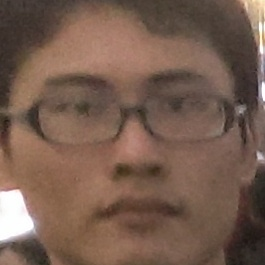
#> input picture mh_yes/0.jpg, 265 x 265 px, given as the content of the folder /home/stream/whimh2/unclass, which was not available
$ python face_detect.py   (Python 2 division)   (older library calls are emulated)
#> lines starting #> are read from the running program, lines starting #| are printed output that depends on the picture; after the words box and inside, x2 and y2 are one past the last pixel; in counts of white or black regions, pixels touching at a corner belong together; pictures that were not available may be replaced by others from this repository, and a replacement may not be noted
import cv2
import sys
import glob
import os

#dir_path
dirPath = "/home/stream/whimh2/"
# Get user supplied values
cascPath = dirPath+"haarcascade_frontalface_default.xml"

# Create the haar cascade
faceCascade = cv2.CascadeClassifier(cascPath)

def gogo(imagePath):
    # Read the image
#> called with imagePath = '_only/0.jpg'
    image = cv2.imread(imagePath)
#> image is the input picture: shape (265, 265, 3); mean B, G, R 79.4, 93.4, 119.4
    image2 = cv2.imread(imagePath)
    gray = cv2.cvtColor(image, cv2.COLOR_BGR2GRAY)
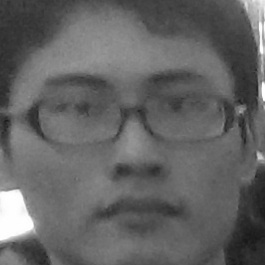
#> gray: shape (265, 265); min 24, max 255, mean 99.6

    # Detect faces in the image
    faces = faceCascade.detectMultiScale(
        gray,
        scaleFactor=1.1,
        minNeighbors=5,
        minSize=(30, 30),
        flags = cv2.cv.CV_HAAR_SCALE_IMAGE
    )
#> faces = [[18, 15, 236, 236]]

    print "Found {0} faces!".format(len(faces))
#| Found 1 faces!

    count=0
    font = cv2.FONT_HERSHEY_SIMPLEX
    for (x, y, w, h) in faces:
        cv2.rectangle(image, (x, y), (x+w, y+h), (0, 255, 0),3)
        cv2.putText(image,str(count),(x+w/2,y-5), font, 5,(200,75,70),5)
        #cv2.imshow("qq",image[y:y+h,x:x+w])
        count=count+1
#> this loop made 1 pass
#> (x, y, w, h, count) on pass 1: (18, 15, 236, 236, 1)
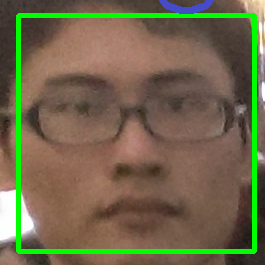
#> image: shape (265, 265, 3); 7.24% of pixels changed, all inside (x1, y1, x2, y2) = (16, 0, 257, 254)
#> after the loop, count = 1

    cv2.imshow("Faces found", cv2.resize(image,(500,500)))
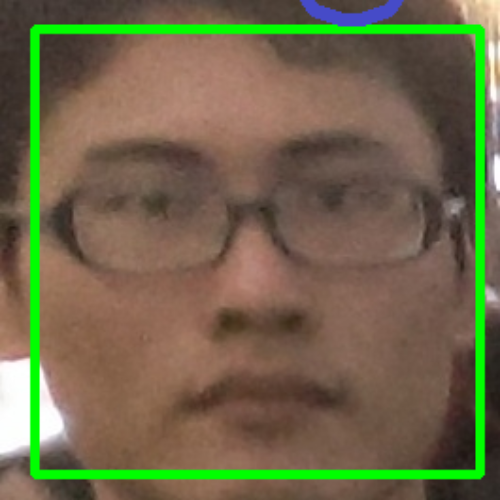
#> window 'Faces found': shape (500, 500, 3); mean B, G, R 74.9, 104.3, 111.8
    cv2.waitKey(0)

    print "which is minhan?"
    min_han=raw_input()
    print "which are not human?"
    not_human=raw_input()

    min_han=map(lambda x : int(x),filter(lambda y: y!='',min_han.split(' ')))
#> min_han = []
    not_human=map(lambda x : int(x),filter(lambda y: y!='',not_human.split(' ')))
#> not_human = []
    mh_not=filter(lambda x: (x not in min_han)and(x not in not_human),range(len(faces)))
#> mh_not = [0]
    count=len(glob.glob(dirPath+"mh_yes/*.jpg"))+1
    if (len(faces)!=0):
        for (x,y,w,h) in faces[min_han]:
           cv2.imwrite(dirPath+"mh_yes/"+str(count) + ".jpg", image2[y:y+h,x:x+w])
           count=count+1
#> this loop made 0 passes
#> after the loop, count = 5

        count=len(glob.glob(dirPath+"human_not/*.jpg"))+1
        for (x,y,w,h) in faces[not_human]:
           cv2.imwrite(dirPath+"human_not/"+str(count) + ".jpg", image2[y:y+h,x:x+w])
           count=count+1
#> after the loop, count = 2

        count=len(glob.glob(dirPath+"mh_not/*.jpg"))+1
        for (x,y,w,h) in faces[mh_not]:
           cv2.imwrite(dirPath+"mh_not/"+str(count) + ".jpg", image2[y:y+h,x:x+w])
           count=count+1
#> this loop made 1 pass
#> (x, y, w, h, count) on pass 1: (18, 15, 236, 236, 3)
#> pass 1, in gogo, `cv2.imwrite(dirPath+"mh_not/"+str(count) + ".jpg", image2[y:y+h,x:x+w])`:
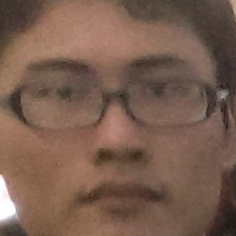
#> saved as 2.jpg: shape (236, 236, 3); mean B, G, R 78.7, 93.4, 121.5
#> after the loop, count = 3


detImg=glob.glob(dirPath+"unclass/*.jpg")

for i in detImg:
    gogo(i)
    os.remove(i)

$ run again, on mh_yes/101.jpg
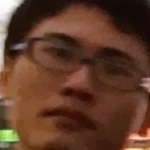
#> input picture mh_yes/101.jpg, 150 x 150 px, given as the content of the folder /home/stream/whimh2/unclass, which was not available
#> in gogo, image is the input picture: shape (150, 150, 3); mean B, G, R 41.8, 59.9, 96.1
#> faces = [[8, 7, 138, 138]]
#| Found 1 faces!
#> the loop in gogo, `for (x, y, w, h) in faces:` made 1 pass
#> (x, y, w, h, count) on pass 1: (8, 7, 138, 138, 1)
#> after the loop in gogo, `for (x, y, w, h) in faces:`:
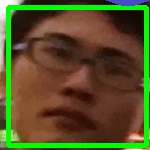
#> image: shape (150, 150, 3); 12.92% of pixels changed, all inside (x1, y1, x2, y2) = (6, 0, 149, 148)
#> after the loop in gogo, `for (x, y, w, h) in faces:`: count = 1
#> min_han = []
#> mh_not = [0]
#> after the loop in gogo, `for (x,y,w,h) in faces[min_han]:`: count = 8
#> after the loop in gogo, `for (x,y,w,h) in faces[not_human]:`: count = 2
#> the loop in gogo, `for (x,y,w,h) in faces[mh_not]:` made 1 pass
#> (x, y, w, h, count) on pass 1: (8, 7, 138, 138, 3)
#> pass 1, in gogo, `cv2.imwrite(dirPath+"mh_not/"+str(count) + ".jpg", image2[y:y+h,x:x+w])`:
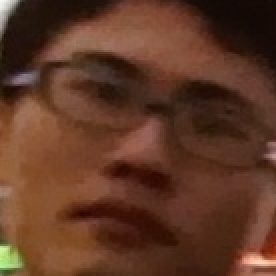
#> saved as 2.jpg: shape (138, 138, 3) (shown 2 times larger); mean B, G, R 38.3, 56.6, 95.2
#> after the loop in gogo, `for (x,y,w,h) in faces[mh_not]:`: count = 3

$ run again, on mh_yes/102.jpg
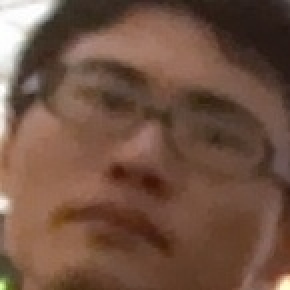
#> input picture mh_yes/102.jpg, 145 x 145 px, given as the content of the folder /home/stream/whimh2/unclass, which was not available (shown 2 times larger)
#> in gogo, image is the input picture: shape (145, 145, 3); mean B, G, R 66.2, 82.3, 113.1
#> in gogo, `gray = cv2.cvtColor(image, cv2.COLOR_BGR2GRAY)`:
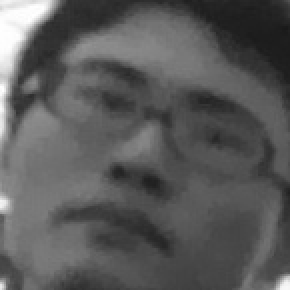
#> gray: shape (145, 145) (shown 2 times larger); min 25, max 255, mean 89.6
#> faces = ()
#| Found 0 faces!
#> after the loop in gogo, `for (x, y, w, h) in faces:`: count = 0
#> mh_not = []

$ run again, on mh_yes/103.jpg
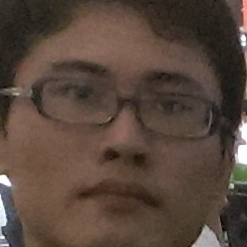
#> input picture mh_yes/103.jpg, 247 x 247 px, given as the content of the folder /home/stream/whimh2/unclass, which was not available
#> in gogo, image is the input picture: shape (247, 247, 3); mean B, G, R 59.9, 70.4, 87.8
#> faces = [[15, 17, 215, 215]]
#| Found 1 faces!
#> the loop in gogo, `for (x, y, w, h) in faces:` made 1 pass
#> (x, y, w, h, count) on pass 1: (15, 17, 215, 215, 1)
#> after the loop in gogo, `for (x, y, w, h) in faces:`:
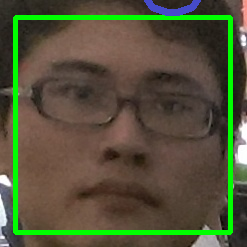
#> image: shape (247, 247, 3); 7.7% of pixels changed, all inside (x1, y1, x2, y2) = (13, 0, 233, 235)
#> after the loop in gogo, `for (x, y, w, h) in faces:`: count = 1
#> min_han = []
#> mh_not = [0]
#> after the loop in gogo, `for (x,y,w,h) in faces[min_han]:`: count = 8
#> after the loop in gogo, `for (x,y,w,h) in faces[not_human]:`: count = 2
#> the loop in gogo, `for (x,y,w,h) in faces[mh_not]:` made 1 pass
#> (x, y, w, h, count) on pass 1: (15, 17, 215, 215, 3)
#> pass 1, in gogo, `cv2.imwrite(dirPath+"mh_not/"+str(count) + ".jpg", image2[y:y+h,x:x+w])`:
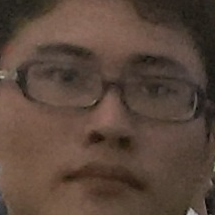
#> saved as 2.jpg: shape (215, 215, 3); mean B, G, R 58.8, 70.2, 89.8
#> after the loop in gogo, `for (x,y,w,h) in faces[mh_not]:`: count = 3
